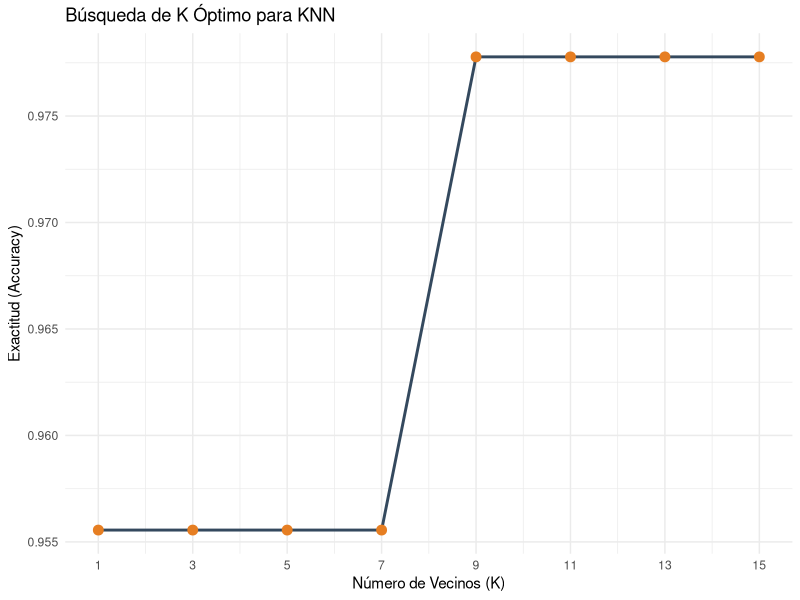

This figure's R source:
# ==============================================================================
# 21_k_nearest_neighbors_knn.R: Clasificación por KNN y Selección de K
# ==============================================================================

# 1. Carga de librerías
library(tidyverse)
# 'class' contiene la implementación clásica del algoritmo KNN
library(class)

# 2. Carga y preprocesamiento de datos
data("iris")
datos <- as_tibble(iris)

# Normalizar variables independientes (KNN es sensible a la escala de distancia)
normalizar <- function(x) {
  return((x - min(x)) / (max(x) - min(x)))
}

datos_norm <- datos %>%
  mutate(across(where(is.numeric), normalizar))

# División en entrenamiento (70%) y prueba (30%)
set.seed(123)
indices <- sample(1:nrow(datos_norm), size = 0.7 * nrow(datos_norm))
entrenamiento <- datos_norm[indices, ]
prueba <- datos_norm[-indices, ]

X_entreno <- entrenamiento %>% select(-Species)
y_entreno <- entrenamiento$Species
X_prueba <- prueba %>% select(-Species)
y_prueba <- prueba$Species

# 3. Búsqueda del hiperparámetro K óptimo
valores_k <- seq(1, 15, by = 2)
exactitudes <- numeric(length(valores_k))

for (i in seq_along(valores_k)) {
  k_actual <- valores_k[i]
  pred_knn <- knn(train = X_entreno, test = X_prueba, cl = y_entreno, k = k_actual)
  exactitudes[i] <- mean(pred_knn == y_prueba)
}

# Consolidar los resultados del tuning
resultados_tuning <- tibble(K = valores_k, Exactitud = exactitudes)

# Gráfico de afinación de hiperparámetro
ggplot(resultados_tuning, aes(x = K, y = Exactitud)) +
  geom_line(color = "#34495e", size = 1) +
  geom_point(color = "#e67e22", size = 3) +
  scale_x_continuous(breaks = valores_k) +
  theme_minimal() +
  labs(title = "Búsqueda de K Óptimo para KNN",
       x = "Número de Vecinos (K)",
       y = "Exactitud (Accuracy)")

# 4. Evaluación del mejor modelo (K = 5 o similar según gráfica)
k_optimo <- valores_k[which.max(exactitudes)]
print(paste("Mejor valor de K encontrado:", k_optimo))

prediccion_final <- knn(train = X_entreno, test = X_prueba, cl = y_entreno, k = k_optimo)

# Matriz de confusión
matriz_confusion <- table(Real = y_prueba, Predicho = prediccion_final)
print("Matriz de Confusión Final:")
print(matriz_confusion)
